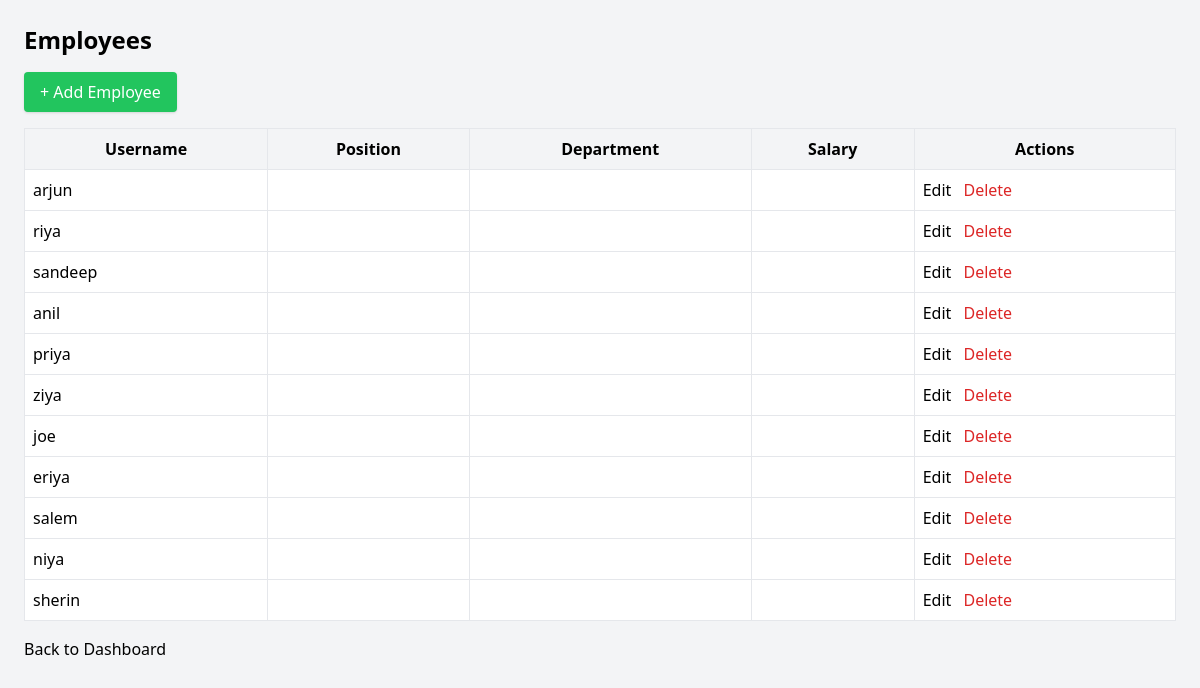
Page /tasks/employees/list/ (signed in) on the committed database.
### tasks/models.py (models this page shows, shortened)
class Employee(models.Model):
    user = models.OneToOneField(User, on_delete=models.CASCADE, null=True, blank=True)

### tasks/views.py (the view)
# urls.py: path('employees/list/', views.employee_list, name='employee_list'),
@login_required
def employee_list(request):
    employees = Employee.objects.all()
    return render(request, 'tasks/employee_list.html', {'employees': employees})

### tasks/templates/tasks/employee_list.html (shortened to what this page needs)
<!DOCTYPE html>
<html lang="en">
<head>
  <script src="https://cdn.tailwindcss.com"></script>
</head>
<body class="bg-gray-100 min-h-screen p-6">
  <h1 class="text-2xl font-bold mb-4">Employees</h1>
  <a href="{% url 'employee_add' %}" class="bg-green-500 hover:bg-green-600 text-white px-4 py-2 rounded shadow mb-4 inline-block">
    + Add Employee
  </a>
  <table class="w-full border border-gray-300 bg-white">
    <thead class="bg-gray-100">
      <tr>
        <th class="border p-2">Username</th>
        <th class="border p-2">Position</th>
        <th class="border p-2">Department</th>
        <th class="border p-2">Salary</th>
        <th class="border p-2">Actions</th>
      </tr>
    </thead>
    <tbody>
      {% for emp in employees %}
      <tr>
        <td class="border p-2">{{ emp.user.username }}</td>
        <td class="border p-2">{{ emp.position }}</td>
        <td class="border p-2">{{ emp.department }}</td>
        <td class="border p-2">{{ emp.salary }}</td>
        <td class="border p-2 space-x-2">
          <a href="{% url 'employee_edit' emp.id %}" class="text-black-600 hover:underline">Edit</a>
          <a href="{% url 'employee_delete' emp.id %}" class="text-red-600 hover:underline">Delete</a>
        </td>
      </tr>
      {% endfor %}
    </tbody>
  </table>
  <a href="{% url 'dashboard' %}" class="mt-4 inline-block text-black-600 hover:underline">Back to Dashboard</a>
</body>
</html>

### rows in the picture
Employee: user.username "arjun"
Employee: user.username "riya"
Employee: user.username "sandeep"
Employee: user.username "anil"
Employee: user.username "priya"
Employee: user.username "ziya"
Employee: user.username "joe"
Employee: user.username "eriya"
Employee: user.username "salem"
Employee: user.username "niya"
Employee: user.username "sherin"
